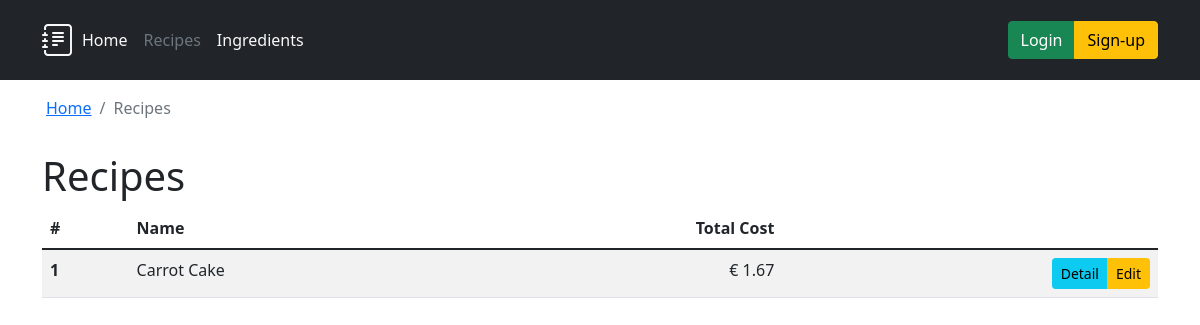
Page /recipes/ on the earlier database version.
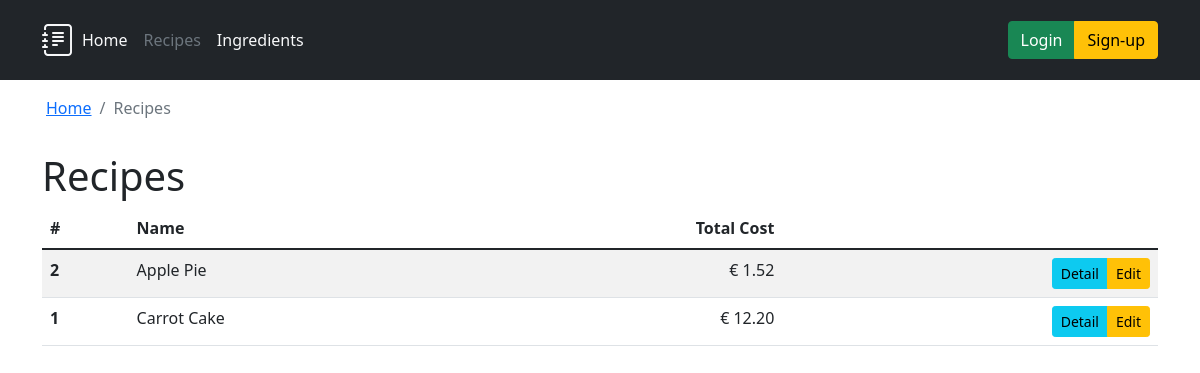
Same page on the later database version.
### recipes/models.py (models this page shows, shortened)
class Recipe(models.Model):
    class Meta:
        ordering = ('name', )
        verbose_name = 'Recipe'
        verbose_name_plural = 'Recipes'
    name = models.CharField(verbose_name='Recipe name', max_length=256)
    ingredients = models.ManyToManyField(
        Ingredient, verbose_name='Recipe ingredients', through='RecipeIngredient')
    author = models.ForeignKey(User, null=True, on_delete=models.SET_NULL, verbose_name='Recipe author')
    created_at = models.DateTimeField(auto_now=False, auto_now_add=True, verbose_name='Recipe created at')
    updated_at = models.DateTimeField(auto_now=True, auto_now_add=False, verbose_name='Recipe last updated at')
    def total_cost(self) -> float:
        cost = 0
        ingredient: Ingredient
        for ingredient in self.ingredients.all():
            cost += ingredient.recipeingredient_set.get().cost()
        return cost
    @admin.display(description='Total cost')
    def formatted_total_cost(self) -> str:
        return "€ {:.2f}".format(self.total_cost())

class RecipeIngredient(models.Model):
    recipe = models.ForeignKey(Recipe, on_delete=models.CASCADE)
    ingredient = models.ForeignKey(Ingredient, on_delete=models.CASCADE)
    amount = models.FloatField()
    measurement_unit = models.CharField(
        max_length=2, choices=MeasurementUnits.choices)
    def cost(self):
        ingredient_unit = self.ingredient.base_measurement_unit
        ingredient_cost = self.ingredient.minimal_cost()
        recipe_unit = self.measurement_unit
        recipe_amount = self.amount
        recipe_measure = value_to_unit(symbol=recipe_unit, value=recipe_amount)
        converted_recipe_measure = convert_unit(
            recipe_measure, symbol_to_unit(symbol=ingredient_unit))
        converted_recipe_amount = converted_recipe_measure.value
        return converted_recipe_amount * ingredient_cost

### ingredients/models.py (models this page shows, shortened)
class Ingredient(models.Model):
    class Meta:
        ordering = ('name', 'article_number')
        verbose_name = 'Ingredient'
        verbose_name_plural = 'Ingredients'
    name = models.CharField(verbose_name='Ingredient name', max_length=256)
    article_number = models.CharField(
        verbose_name='Article number', max_length=24)
    base_measurement_unit = models.CharField(
        verbose_name='Measurement Unit', max_length=2, choices=MeasurementUnits.choices)
    base_amount = models.FloatField(verbose_name='Buying Amount', default=0)
    cost_per_base_amount = models.DecimalField(
        verbose_name='Cost per buying amount', max_digits=10, decimal_places=2)
    def minimal_cost(self) -> float:
        return float(self.cost_per_base_amount) / self.base_amount

### recipes/views.py (the view)
# urls.py: path('', views.IndexView.as_view(), name='index'),
class IndexView(generic.ListView):
    template_name = 'recipes/index.html'
    context_object_name = 'newest_recipes'
    def get_queryset(self):
        return Recipe.objects.order_by('-id')[:25]

### common/models.py (called while the page is built)
    def convert_to(self, target: Type['BaseUnit']):
        if self.type != target.type:
            raise TypeError(
                f'Impossible to convert from {self.type} to {target.type}: Different unit types')
        return target(self.value)._from_base(self._to_base().value)

    def _from_base(self, value) -> BaseUnit:
        return __class__(value)

    def _from_base(self, value) -> BaseUnit:
        return __class__(value * 1000)

    def _to_base(self) -> BaseUnit:
        return Kilogram(self.value / 1000)

    def _from_base(self, value) -> BaseUnit:
        return __class__(value)

    def _to_base(self) -> BaseUnit:
        return __class__(self.value)

    def _from_base(self, value) -> BaseUnit:
        return __class__(value * 100)

    def _to_base(self) -> BaseUnit:
        return Liter(self.value / 100)

### common/services.py (called while the page is built)
def symbol_to_unit(symbol: str):
    symbol_to_unit = {
        Gram.symbol: Gram,
        Kilogram.symbol: Kilogram,
        Centiliter.symbol: Centiliter,
        Liter.symbol: Liter,
        Milliliter.symbol: Milliliter,
        Tonne.symbol: Tonne
    }
    return symbol_to_unit[symbol]

### recipes/templates/recipes/index.html (shortened to what this page needs)
{% extends 'base.html' %}
{% block header %}{% include "header.html" with active_item="recipes" %}{% endblock header %}
{% block breadcrumb %}
{{ block.super }}
<li class="breadcrumb-item active" aria-current="page">Recipes</li>
{% endblock breadcrumb %}
{% block content %}
<h1>Recipes</h1>
{% if newest_recipes %}
<table class="table table-striped table-hover">
    <thead>
        <tr>
            <th>#</th>
            <th>Name</th>
            <th class="text-end">Total Cost</th>
            <th class="text-end">&nbsp;</th>
        </tr>
    </thead>
    <tbody>
        {% for recipe in newest_recipes %}
        <tr>
            <th>{{ recipe.id }}</th>
            <td>{{ recipe.name }}</td>
            <td class="text-end">{{ recipe.formatted_total_cost }}</td>
            <td class="text-end">
                <div class="btn-group" role="group" aria-label="Recipe management">
                    <a href="{% url 'recipes:detail' recipe.id %}" role="button"
                        class="btn btn-sm btn-info">Detail</a>
                    <a href="{% url 'recipes:detail' recipe.id %}" role="button"
                        class="btn btn-sm btn-warning">Edit</a>
                </div>
            </td>
        </tr>
        {% endfor %}
    </tbody>
</table>
{% else %}
<p>No recipes are available.</p>
{% endif %}
{% endblock %}

Differences in the rows shown:
added Recipe: id "2", name "Apple Pie", formatted_total_cost "€ 1.52"
changed Recipe "Carrot Cake": formatted_total_cost "€ 1.67" → "€ 12.20"
